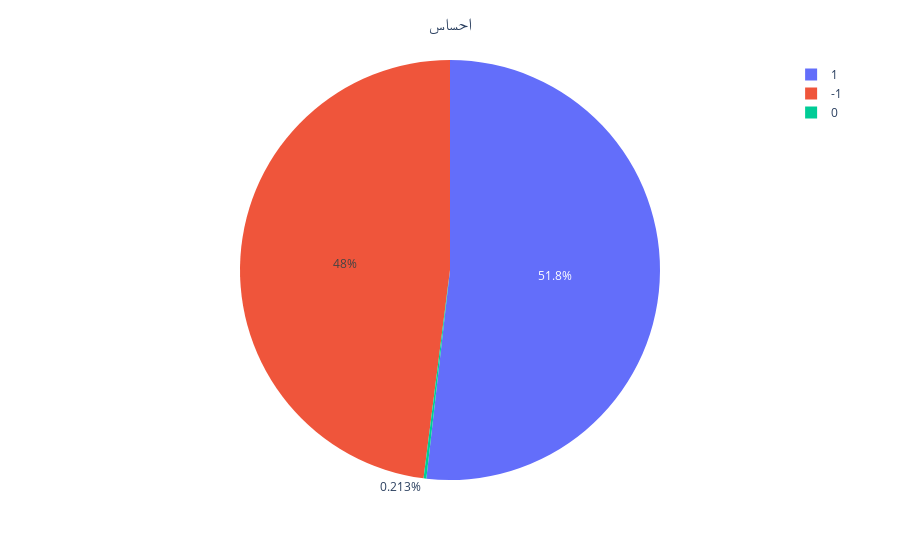

Write notebook code for a chart like this one.
### Code cell
fig = px.pie(df.sentiment.value_counts().rename_axis(['احساس']).reset_index(name='تعداد'), values='تعداد', names='احساس', hover_data=['احساس'])
fig.update_layout(title_text="احساس", title_x=0.5)
pyo.iplot(fig, filename = 'توزیع داده احساس')

### Figure 1 — Plotly figure (JSON) as saved in the notebook; plotly's stock layout.template omitted (floating-point values rounded to 4 significant figures)
{"data": [{"customdata": [[1], [-1], [0]], "domain": {"x": [0, 1], "y": [0, 1]}, "hovertemplate": "احساس=%{customdata[0]}<br>تعداد=%{value}<extra></extra>", "labels": [1, -1, 0], "legendgroup": "", "name": "", "showlegend": true, "type": "pie", "values": [37678, 34908, 155]}], "layout": {"legend": {"tracegroupgap": 0}, "margin": {"t": 60}, "title": {"text": "احساس", "x": 0.5}}}
